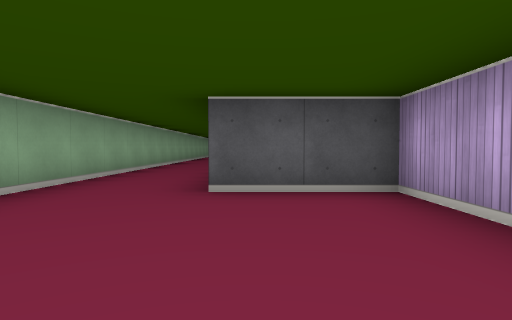
view 1 (above)

24 first-person views from a walk through a cub3D maze. The camera is about half as high as the walls, tilts 2° down and sees 75° across. The floor is counted in squares. Each view is taken from the middle of a square. On the plan, view 1 faces up. The plan holds only what a view shows up to about 9 squares ahead; the rest is blank.

view 2
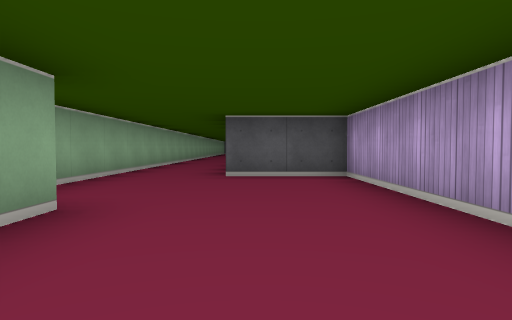

view 3
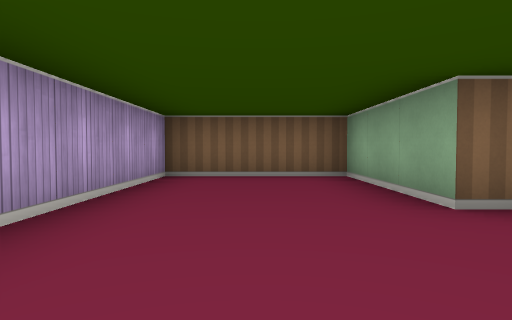

view 4
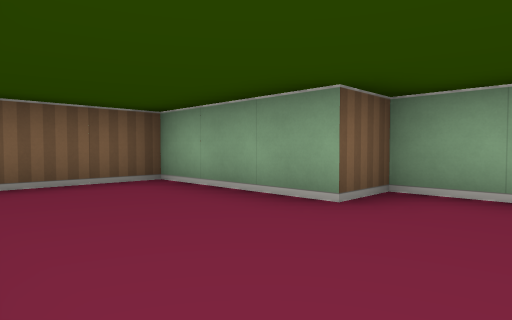

view 5
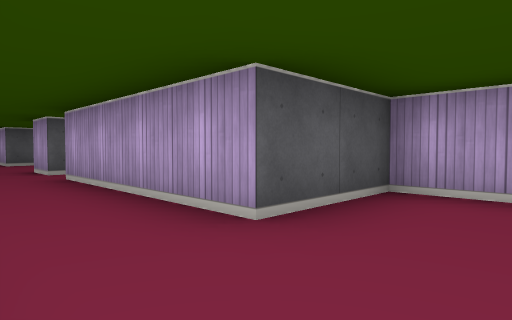

view 6
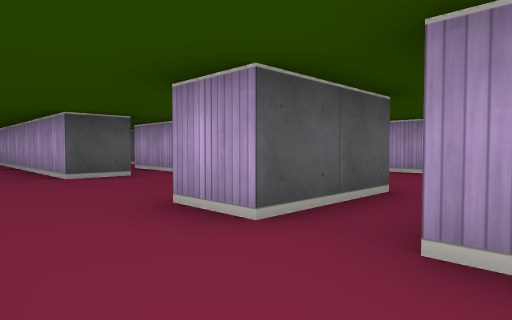

view 7
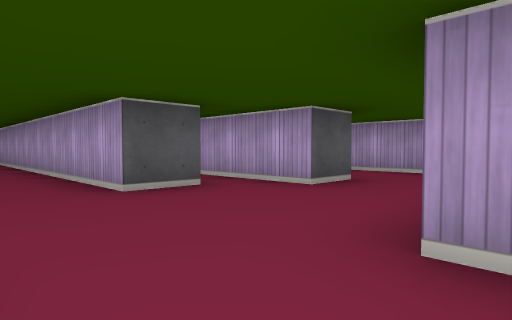

view 8
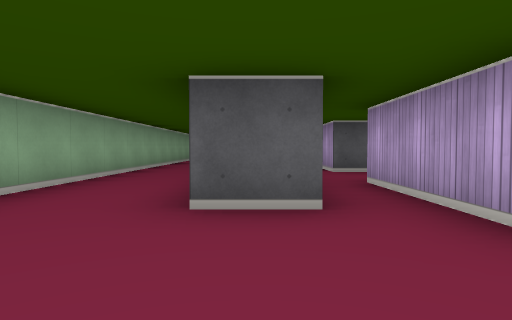

view 9
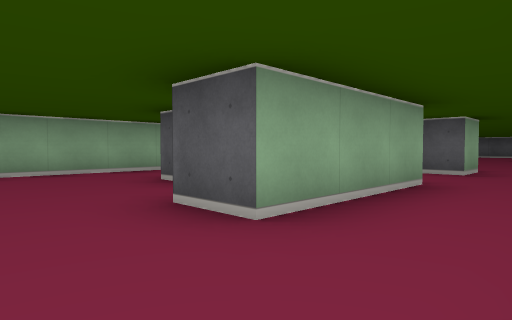

view 10
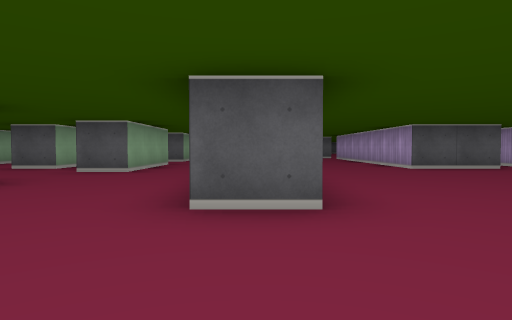

view 11
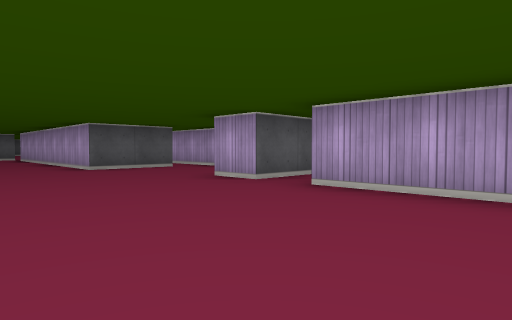

view 12
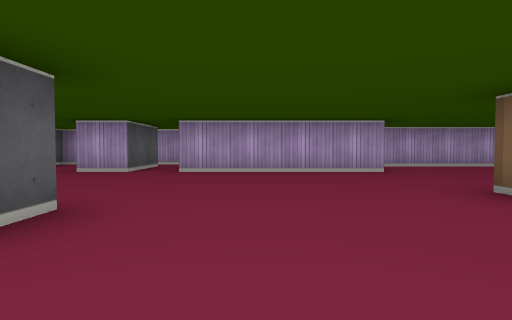

view 13
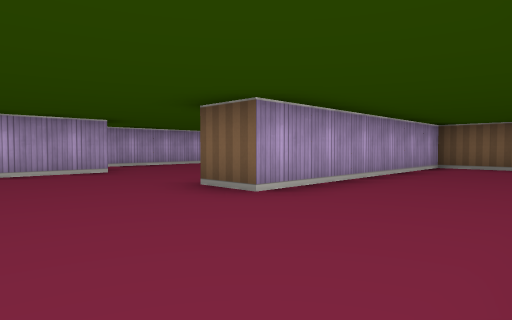

view 14
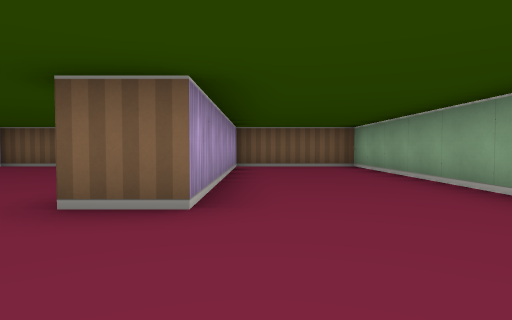

view 15
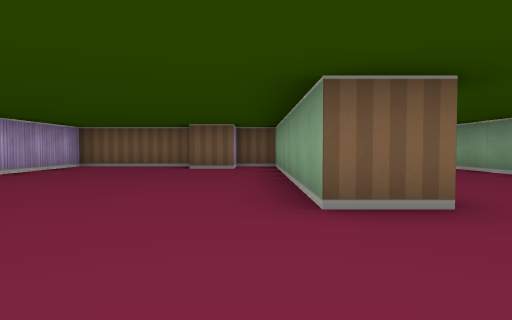

view 16
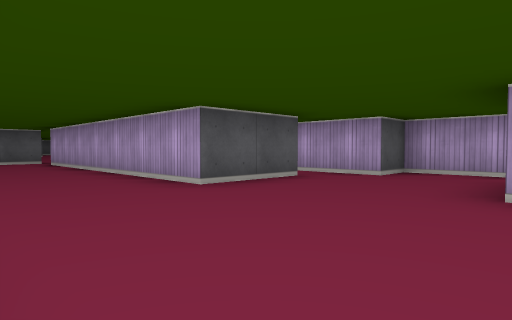

view 17
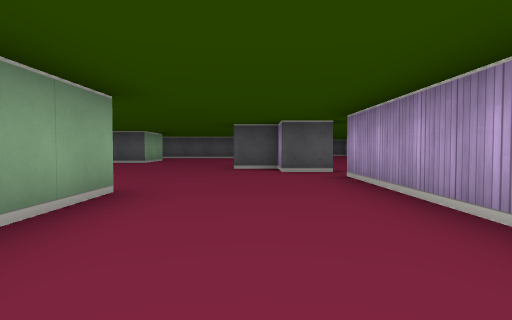

view 18
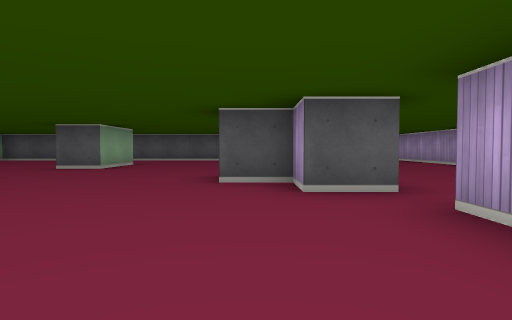

view 19
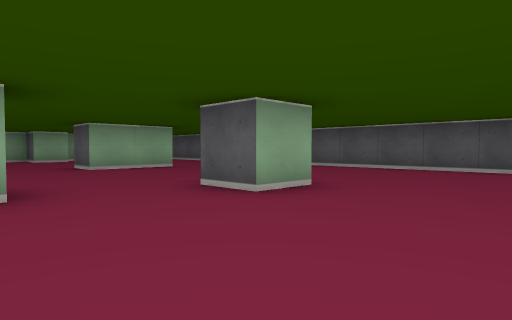

view 20
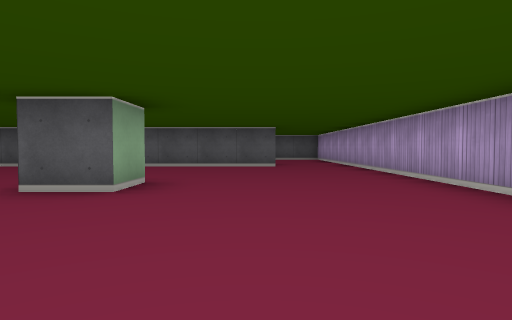

view 21
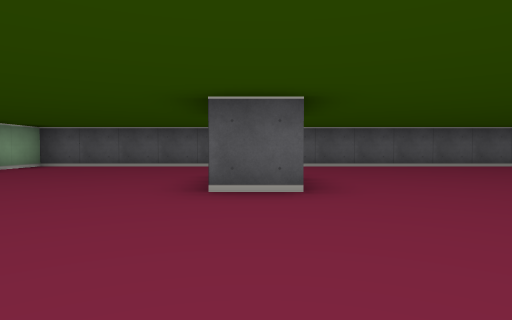

view 22
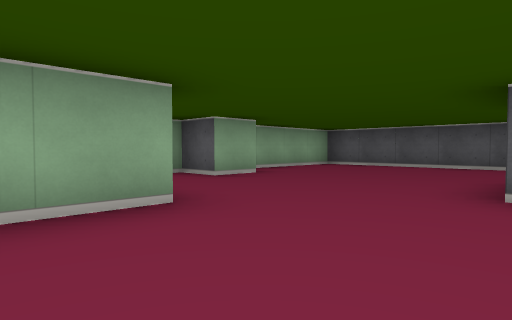

view 23
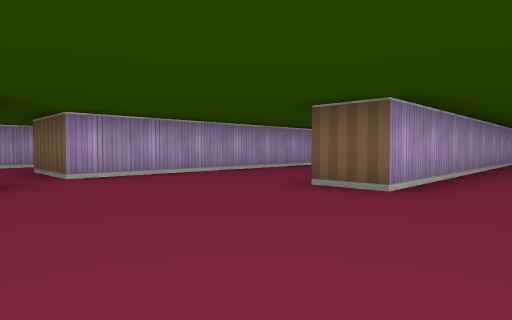

view 24
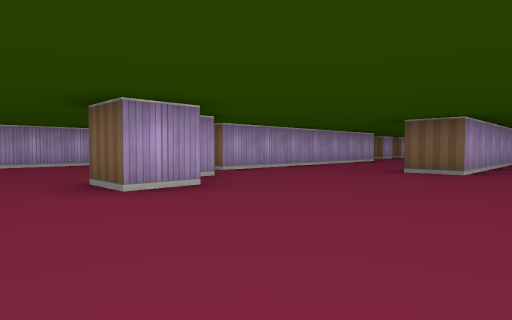

### Floor plan
Points are (right, up) in squares from view 1. A wall is a line through its corners. A room is listed if a view was taken in it or the views show most of it. See-through windows are left out.
Room 1 (views 1, 2, 3, 4, 5, 6)
walls: (-2.5, 9) (-2.5, 0.5) (-1.5, 0.5) (-1.5, -2.5) (1.5, -2.5) (1.5, 3.5) (-0.5, 3.5) (-0.5, 7.5)
ways out: opening at (-1.5, 9) to room 2; opening at (0.5, 8) to room 2
Room 2 (views 7, 8, 9, 10, 11, 12, 13, 14, 15, 16, 17, 18, 19, 20, 21, 22, 23, 24)
walls: (2.5, 14.6) (2.5, 11.5) (1.5, 11.5) (1.5, 14.5); (2.5, 17.6) (2.5, 16.5) (1.5, 16.5) (1.5, 17.5); (8.6, 20.5) (7.5, 20.5) (7.5, 21.5) (6.5, 21.5) (6.5, 22.5) (7.5, 22.5); (10.6, 12.5) (8.5, 12.5) (8.5, 19.5) (10.5, 19.5); (0.5, 13.4) (0.5, 12.5) (-0.5, 12.5) (-0.5, 20.2); (4.5, 9.1) (4.5, 17.5) (5.5, 17.5) (5.5, 15.9); (12.5, 19) (12.5, 22.8); (9.5, 8.5) (9.5, 9.5); (5.6, 7.5) (4.5, 7.5); (0.5, 22.6) (0.5, 21.2); (1.6, 8.5) (-0.5, 8.5) (-0.5, 9.5); (12.5, 9.9) (12.5, 11.5) (11.5, 11.5) (11.5, 12.5); (-2.5, 19) (-2.5, 10.8); (8.5, 25.5) (8.5, 24.5) (7.5, 24.5); (12.5, 24.2) (12.5, 30); (3.5, 26.5) (3.5, 24.5) (2.5, 24.5); (-1.5, 25.5) (-1.5, 24.5) (-2.5, 24.5); (9.5, 3.4) (9.5, 7.5); (2.5, 2.8) (2.5, -2.5) (5.5, -2.5) (5.5, 3.5) (6.5, 3.5) (6.5, -2.5) (7.5, -2.5) (7.5, -1.5) (8.5, -1.5); (1.9, 29.5) (-2.5, 29.5) (-2.5, 26.5); (10.5, 29.5) (3.4, 29.5); (8.6, -2.5) (11.5, -2.5) (11.5, 2.8)
ways out: opening at (-1.5, 9) to room 1; opening at (0.5, 8) to room 1; opening at (10.5, 8); opening at (11, 14.5); opening at (11.5, 30)

Positions as (right, up) in squares from view 1, and headings:
1: (0, 0), facing up
2: (0, -2), facing up
3: (0, 3), facing down
4: (1, 2), facing down-left
5: (-2, 2), facing up-right
6: (-2, 7), facing up-right
7: (-2, 9), facing up-right
8: (0, 10), facing up
9: (4, 10), facing up-left
10: (5, 5), facing up
11: (6, 5), facing up-right
12: (3, 6), facing right
13: (3, 6), facing down-right
14: (5, 6), facing down
15: (7, 6), facing down
16: (6, 9), facing up-right
17: (7, 14), facing up
18: (7, 17), facing up
19: (11, 22), facing up-left
20: (10, 21), facing up
21: (3, 21), facing up
22: (3, 21), facing up-left
23: (3, 21), facing down-right
24: (3, 24), facing down-right
